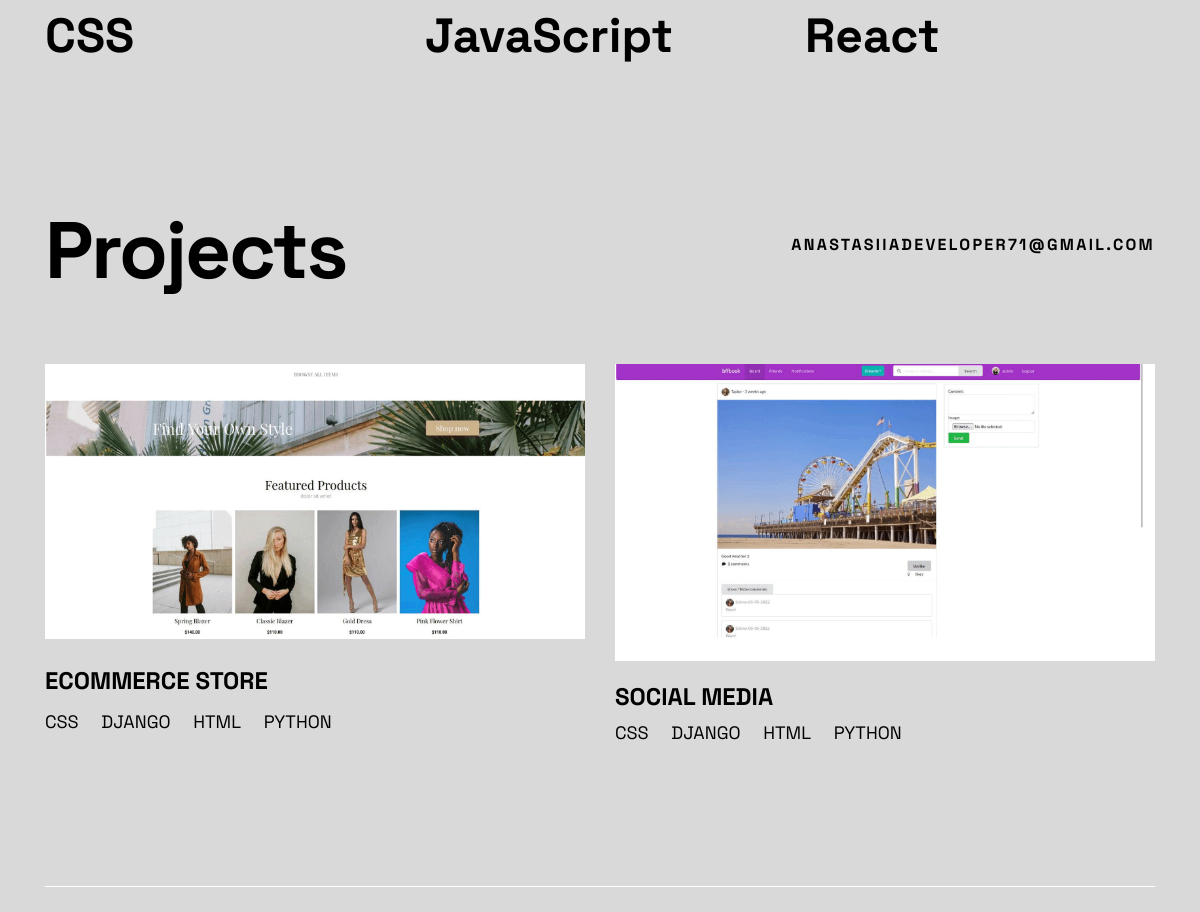
The app's page / (middle part), older data.
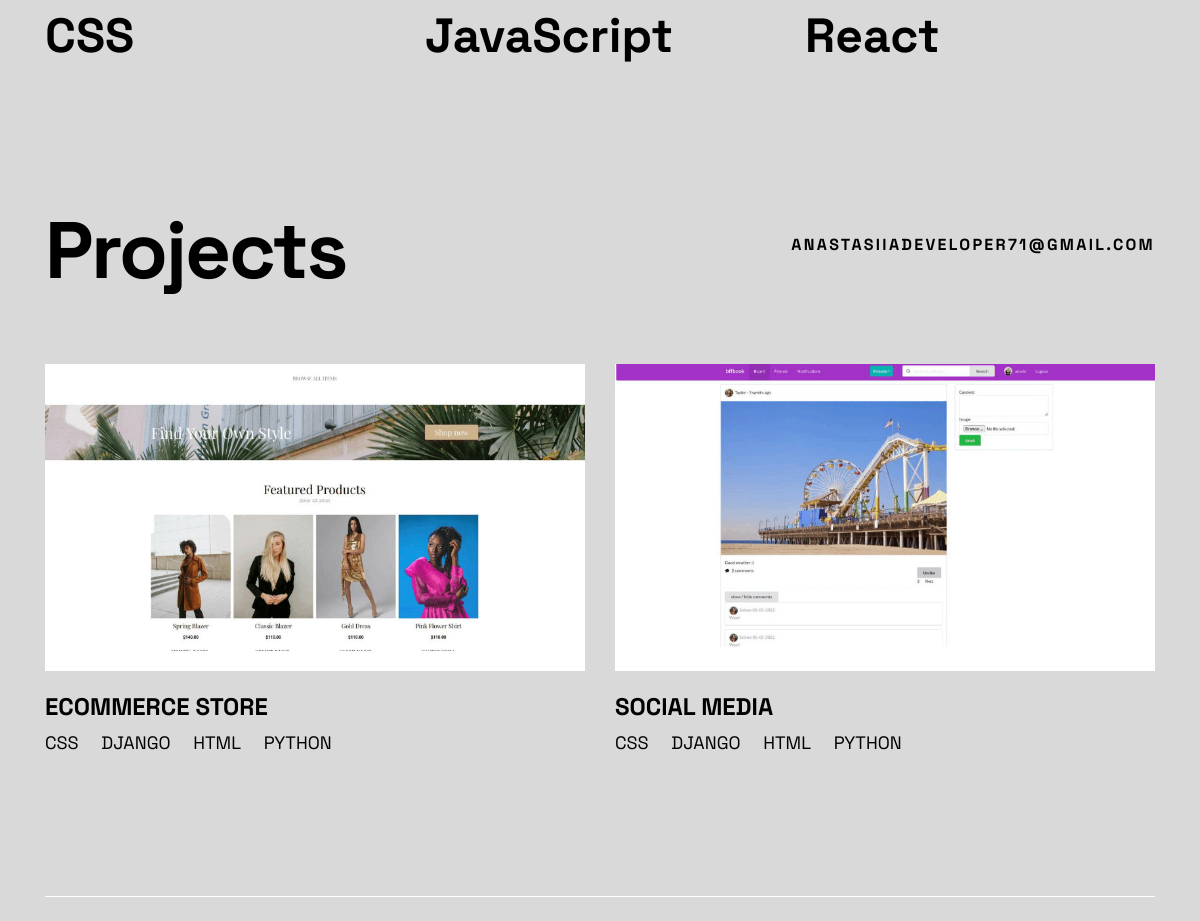
The same page, newer data.
### base/models.py (models this page shows)
class Post(models.Model):
    name = models.CharField(max_length=100)
    tags = models.ManyToManyField(Tag, null=True)
    image = models.ImageField(null=True, blank=True, upload_to='images')
    url = models.URLField(max_length = 200, default=None, null=True, blank=True)

class Tag(models.Model):
    name = models.CharField(max_length=20)
    def __str__(self):
        return self.name

### base/views.py (the view)
# urls.py: 2. Add a URL to urlpatterns:  path('', views.home, name='home')
def home(request):
    posts = Post.objects.all()
    context = {'posts': posts}
    return render(request, 'base/home.html', context)

### base/templates/base/home.html (shortened to what this page needs)
<!DOCTYPE html>
{% load static %}
<html lang="en">
<head>
    <link rel="stylesheet" href="static/css/style.css" />
</head>
<body>
    <main id="main">
          <section class="skills">
            <div class="wrapper skills__wrapper  bottom-border border-top">
              <div class="skills__item">
                <h3 class="skills__title">CSS</h3>
              </div>
              <div class="skills__item">
                <h3 class="skills__title">JavaScript</h3>
              </div>
              <div class="skills__item">
                <h3 class="skills__title">React</h3>
              </div>
            </div>
          </section>
    </main>
    <section class="projects">
      <div class="wrapper projects__wrapper bottom-border border-top">
        <div class="projects__grid">
          <h2 class="projects__headline header-xl">Projects</h2>
          <a href="" class="projects__contact underline"
            >anastasiiadeveloper71@gmail.com</a
          >
          {% for post in posts %}
          <div class="projects__item">
            <picture class="projects__picture">
              <source
                media="(min-width: 62.5em)"
                srcset="{{post.image.url}}"
              />
              <img
                class="projects__image"
                src="{{post.image.url}}"
                width="343"
                height="253"
              />
            </picture>
            <h3 class="projects__name">{{post.name}}</h3>
            <p class="projects__tags">
              {% for tag in post.tags.all %}
              <span>{{tag}}</span>
              {% endfor %}
            </p>
          </div>
          {% endfor %}
        </div>
      </div>
    </section>
    <section id="contact" class="contact bg-less-dark">
      <div class="wrapper contact__wrapper bottom-border">
      </div>
    </section>
</body>
</html>

Row changes from the older to the newer data that the page shows:
changed Post "ECOMMERCE STORE": image: a different picture
changed Post "SOCIAL MEDIA": image: a different picture
